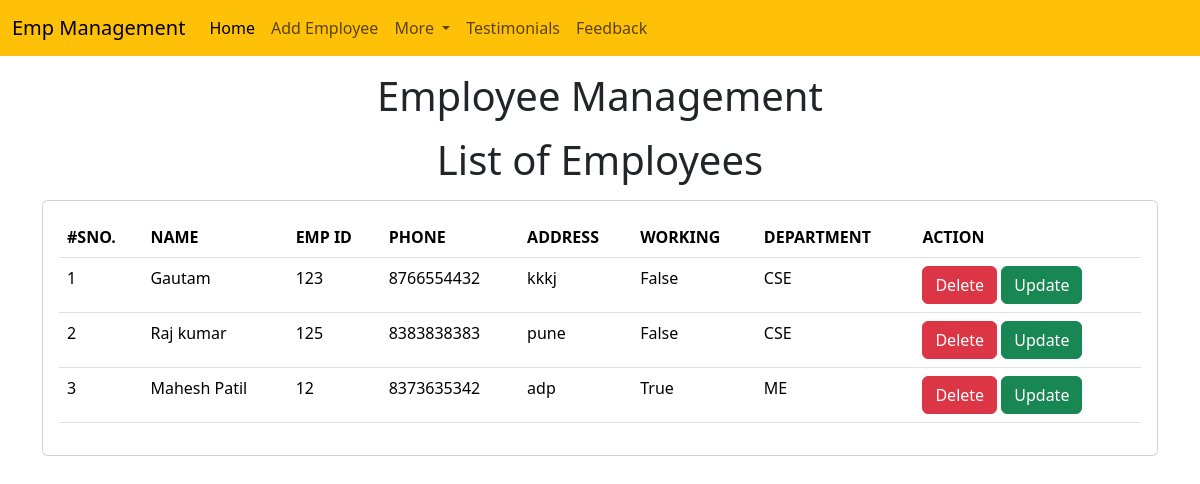
Page /emp/home/ on the earlier database version.
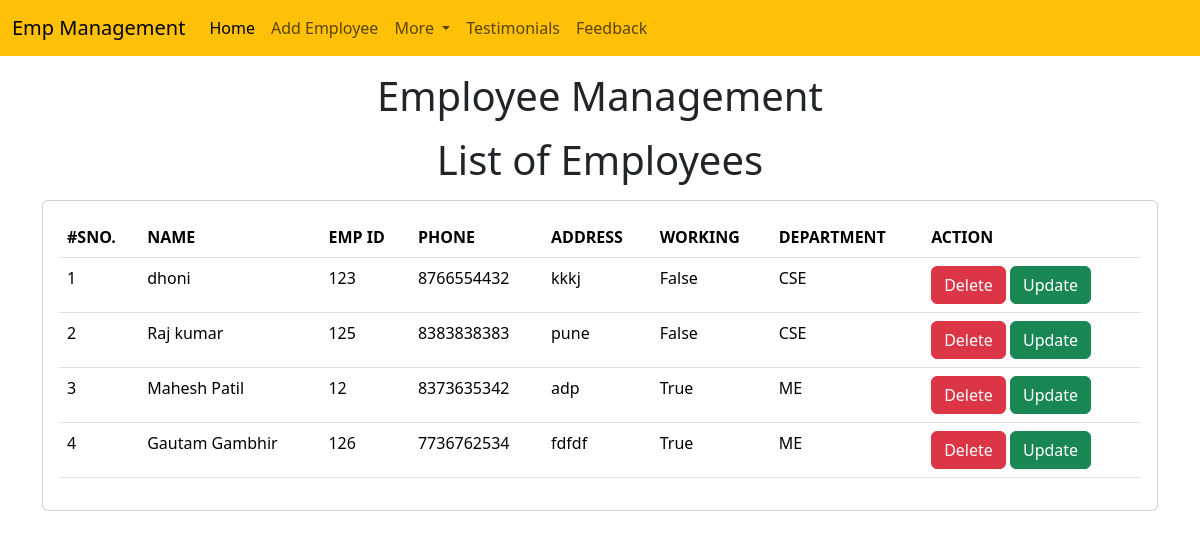
Same page on the later database version.
### emp/models.py (models this page shows, shortened)
class Emp(models.Model):
    name = models.CharField(max_length=22200)
    emp_id = models.CharField(max_length=200)
    phone = models.CharField(max_length=10)
    address = models.CharField(max_length=150)
    working = models.BooleanField(default=True)
    department = models.CharField(max_length=10)

### emp/views.py (the view)
# urls.py: path('home/',emp_home),
def emp_home(request):
    emps = Emp.objects.all()
    return render(request,'emp/home.html',{
        'emps':emps
    })

### templates/emp/home.html (shortened to what this page needs)
<!doctype html>
<html lang="en">
  <head>
    <link href="https://cdn.jsdelivr.net/npm/bootstrap@5.3.3/dist/css/bootstrap.min.css" rel="stylesheet">
  </head>
  <body>
    {% include 'emp/navbar.html' %}
    <h1 class="text-center my-3">Employee Management</h1>
    <h1 class="text-center my-3">List of Employees</h1>
    <div class="container">
      <div class="row">
        <div class="col-md-12">
          <div class="card">
            <div class="card-body">
              <table class="table">
                <thead>
                  <tr>
                    <th>#SNO.</th>
                    <th>NAME</th>
                    <th>EMP ID</th>
                    <th>PHONE</th>
                    <th>ADDRESS</th>
                    <th>WORKING</th>
                    <th>DEPARTMENT</th>
                    <th>ACTION</th>
                  </tr>
                </thead>
                <tbody>
                  {% for e in emps%}
                  <tr>
                   <td>{{forloop.counter}}</td>
                   <td>{{e.name}}</td>
                   <td>{{e.emp_id}}</td>
                   <td>{{e.phone}}</td>
                   <td>{{e.address}}</td>
                   <td>{{e.working}}</td>
                   <td>{{e.department}}</td>
                   <td>
                    <a href="/emp/delete-emp/{{e.id}}" class="btn btn-danger">Delete</a>
                    <a href="/emp/update-emp/{{e.id}}" class="btn btn-success">Update</a>
                   </td>
                  </tr>
                  {% endfor %}
                </tbody>
              </table>
            </div>
          </div>
        </div>
      </div>
    </div>
  </body>
</html>

### templates/emp/navbar.html (shortened to what this page needs)
<nav class="navbar navbar-expand-lg bg-warning">
  <div class="container-fluid">
    <a class="navbar-brand" href="#">Emp Management</a>
    <div class="collapse navbar-collapse" id="navbarSupportedContent">
      <ul class="navbar-nav me-auto mb-2 mb-lg-0">
        <li class="nav-item">
          <a class="nav-link active" aria-current="page" href="/emp/home/">Home</a>
        </li>
        <li class="nav-item">
          <a class="nav-link" href="/emp/add-emp/">Add Employee</a>
        </li>
        <li class="nav-item dropdown">
          <a class="nav-link dropdown-toggle" href="#" role="button" data-bs-toggle="dropdown" aria-expanded="false">
            More
          </a>
        </li>
        <li class="nav-item">
          <a class="nav-link" href="/emp/testimonials/">Testimonials</a>
        </li>
        <li class="nav-item">
          <a class="nav-link" href="/emp/feedback/">Feedback</a>
        </li>
      </ul>
    </div>
  </div>
</nav>

Differences in the rows shown:
changed Emp "kkkj": name "Gautam" → "dhoni"
added Emp: name "Gautam Gambhir", emp_id "126", phone "7736762534", address "fdfdf", working "True", department "ME"
